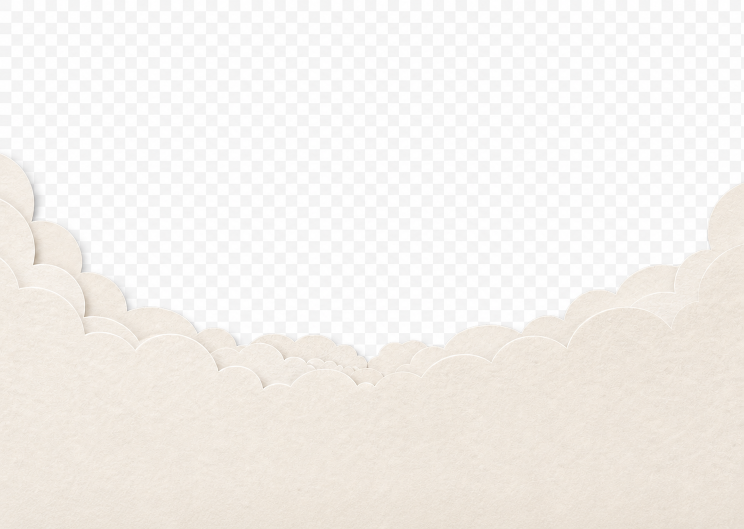
#> input picture assets/fog-engulf-v1-source.png, 1487 x 1058 px (shown at 1/2 size)
$ python prepare_fog_asset.py
#> lines starting #> are read from the running program, lines starting #| are printed output that depends on the picture; after the words box and inside, x2 and y2 are one past the last pixel; in counts of white or black regions, pixels touching at a corner belong together
from collections import deque
from pathlib import Path

import numpy as np
from PIL import Image, ImageFilter


ROOT = Path(__file__).resolve().parents[1]
SOURCE = ROOT / "assets" / "fog-engulf-v1-source.png"
OUTPUT = ROOT / "assets" / "fog-engulf-v1.png"


rgb = np.asarray(Image.open(SOURCE).convert("RGB"))
#> rgb is the input picture: shape (1058, 1487, 3); mean R, G, B 244.1, 240.6, 236.5
height, width = rgb.shape[:2]
#> height = 1058; width = 1487
high = rgb.max(axis=2).astype(np.int16)
low = rgb.min(axis=2).astype(np.int16)
chroma = high - low
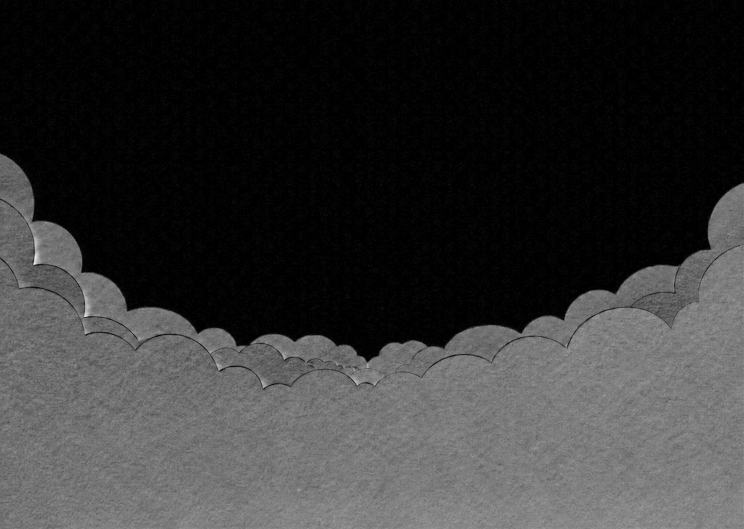
#> chroma: shape (1058, 1487) int16 (shown at 1/2 size); min 0, max 37, mean 7.7; drawn with min black and max white

# ImageGen rendered its transparency preview as pale neutral checkerboard
# pixels. The real paper fog is warmer, with visibly more red than blue. Flood
# only from the top edge so the white paper highlights inside the fog remain
# enclosed by their warmer paper edges.
background_candidate = (chroma <= 4) & (low > 235)
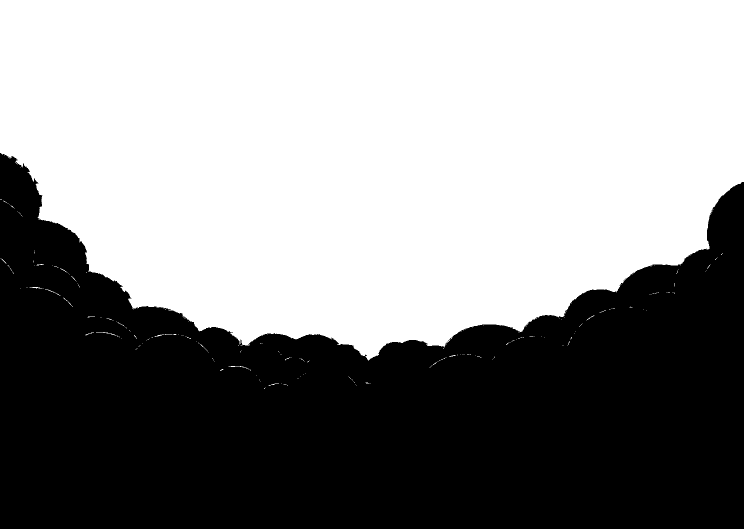
#> background_candidate: shape (1058, 1487) bool (shown at 1/2 size); 56% white; 2 black regions (1 under 20 px), largest, box (x1, y1, x2, y2) and area: (0, 306, 1487, 1058) 692242
background = np.zeros((height, width), dtype=bool)
queue: deque[tuple[int, int]] = deque()


def add_background(y: int, x: int) -> None:
    if (
        0 <= y < height
        and 0 <= x < width
        and background_candidate[y, x]
        and not background[y, x]
    ):
        background[y, x] = True
        queue.append((y, x))


for x in range(width):
    add_background(0, x)

while queue:
    y, x = queue.popleft()
    add_background(y, x - 1)
    add_background(y, x + 1)
    add_background(y - 1, x)
    add_background(y + 1, x)

# Keep only the non-background component connected to the solid paper base.
# This removes any isolated compression speckles left in the transparent sky.
foreground_candidate = ~background
foreground = np.zeros((height, width), dtype=bool)
queue.clear()


def add_foreground(y: int, x: int) -> None:
    if (
        0 <= y < height
        and 0 <= x < width
        and foreground_candidate[y, x]
        and not foreground[y, x]
    ):
        foreground[y, x] = True
        queue.append((y, x))


for x in range(width):
    add_foreground(height - 1, x)

while queue:
    y, x = queue.popleft()
    add_foreground(y, x - 1)
    add_foreground(y, x + 1)
    add_foreground(y - 1, x)
    add_foreground(y + 1, x)

alpha = np.where(foreground, 255, 0).astype(np.uint8)
alpha_image = Image.fromarray(alpha, "L").filter(ImageFilter.GaussianBlur(radius=0.6))
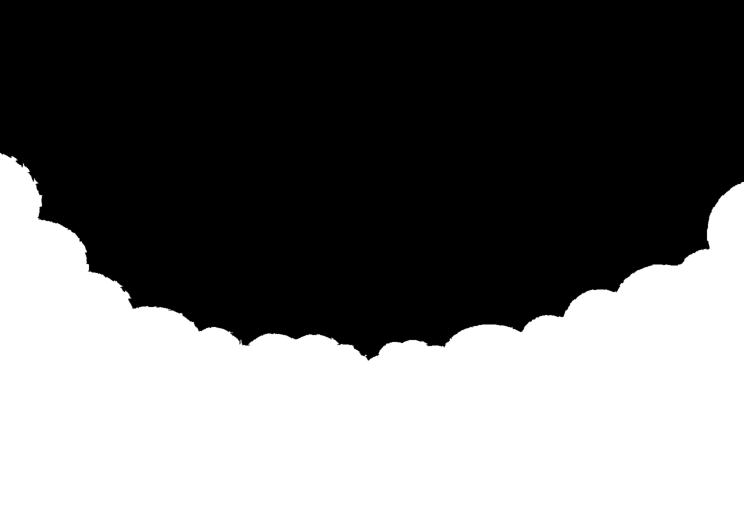
#> alpha_image: PIL image 1487x1058 L (shown at 1/2 size); min 0, max 255, mean 112.4
rgba = np.dstack([rgb, np.asarray(alpha_image)])
Image.fromarray(rgba, "RGBA").save(OUTPUT, optimize=True)

print(
    {
        "source": str(SOURCE),
        "output": str(OUTPUT),
        "canvas": [width, height],
        "transparent_pixels": int((rgba[:, :, 3] == 0).sum()),
        "opaque_pixels": int((rgba[:, :, 3] == 255).sum()),
        "partial_alpha_pixels": int(
            ((rgba[:, :, 3] > 0) & (rgba[:, :, 3] < 255)).sum()
        ),
    }
)
#| {'source': 'assets/fog-engulf-v1-source.png', 'output': 'assets/fog-engulf-v1.png', 'canvas': [1487, 1058], 'transparent_pixels': 875964, 'opaque_pixels': 689408, 'partial_alpha_pixels': 7874}

$ run again, with assets/fog-banks-v1-source.png copied over assets/fog-engulf-v1-source.png
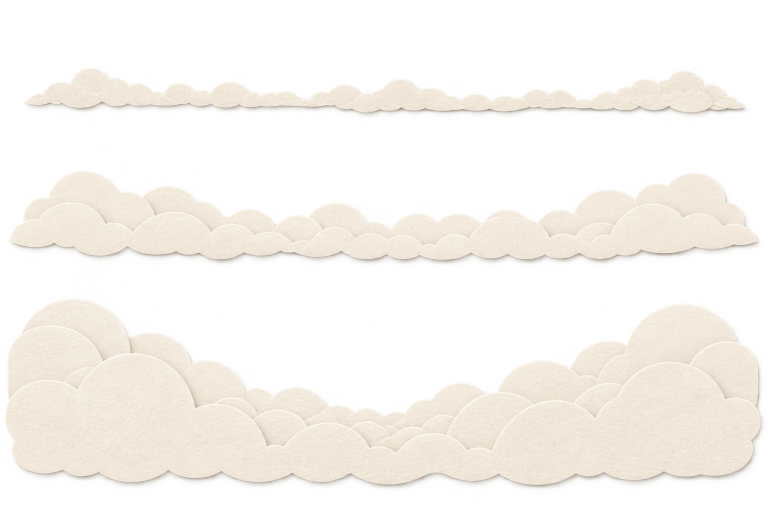
#> input picture assets/fog-banks-v1-source.png, 1536 x 1024 px (shown at 1/2 size)
#> `chroma = high - low`:
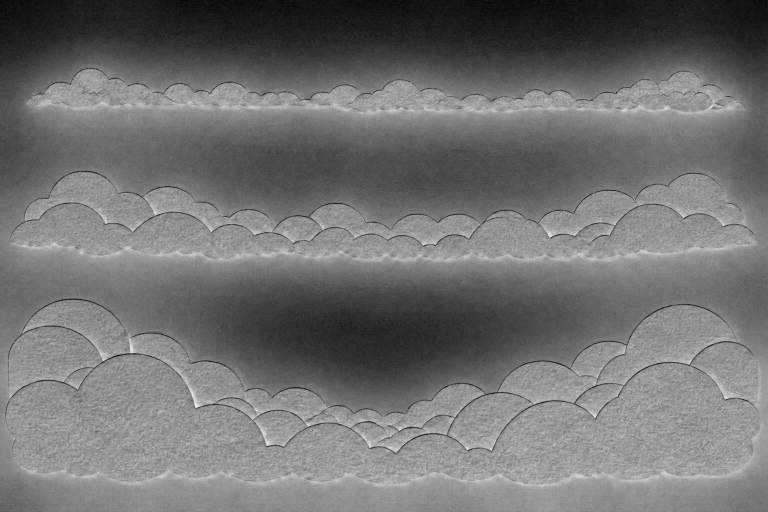
#> chroma: shape (1024, 1536) int16 (shown at 1/2 size); min 0, max 37, mean 16.6; drawn with min black and max white
#> `background_candidate = (chroma <= 4) & (low > 235)`:
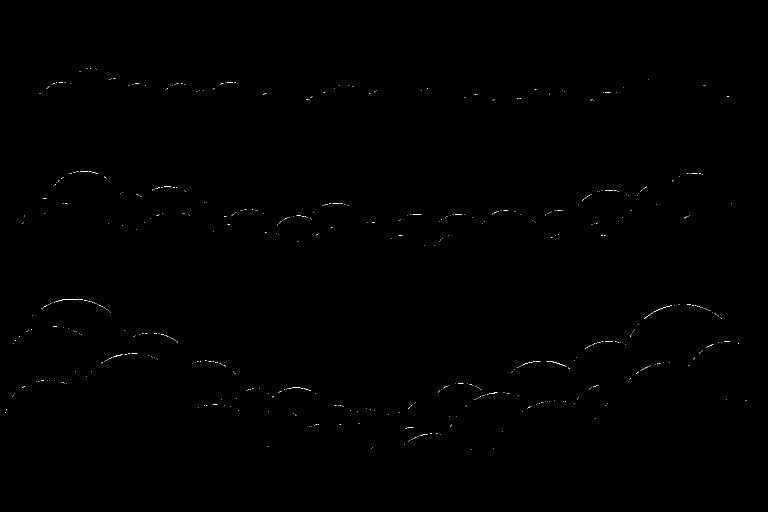
#> background_candidate: shape (1024, 1536) bool (shown at 1/2 size); 0.11% white in thin lines or dots, all inside (x1, y1, x2, y2) = (11, 136, 1494, 899)
#> alpha_image: PIL image 1536x1024 L; every value is 255
#| {'source': 'assets/fog-engulf-v1-source.png', 'output': 'assets/fog-engulf-v1.png', 'canvas': [1536, 1024], 'transparent_pixels': 0, 'opaque_pixels': 1572864, 'partial_alpha_pixels': 0}
